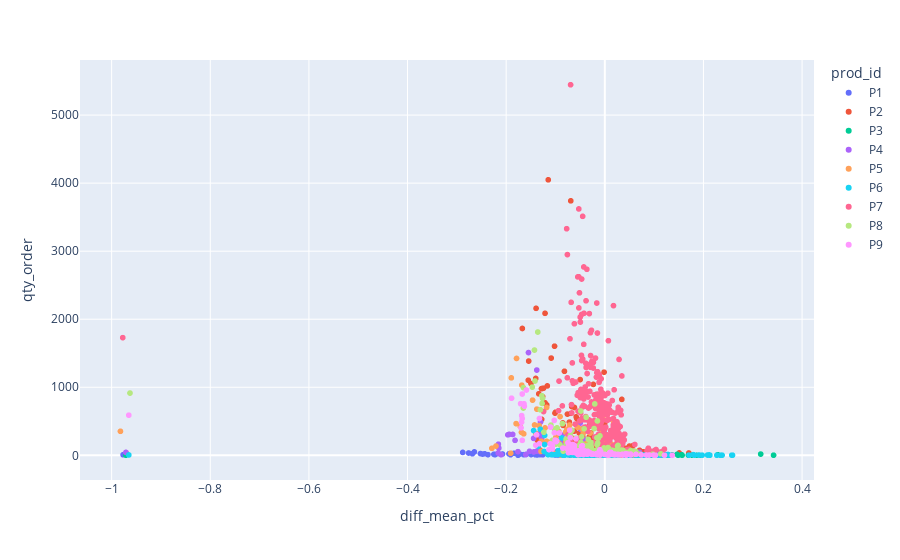

The notebook cell this image was saved under:
### Code cell
px.scatter(df, x="diff_mean_pct", y="qty_order", color="prod_id")

### Figure 1 — Plotly figure (JSON) as saved in the notebook; plotly's stock layout.template omitted (floating-point values rounded to 4 significant figures; data arrays with more than 128 entries replaced by an {"elided": "..."} marker saying what was removed)
{"data": [{"hovertemplate": "prod_id=P1<br>diff_mean_pct=%{x}<br>qty_order=%{y}<extra></extra>", "legendgroup": "P1", "marker": {"color": "#636efa", "symbol": "circle"}, "mode": "markers", "name": "P1", "showlegend": true, "type": "scattergl", "x": {"elided": "206 float values"}, "xaxis": "x", "y": {"elided": "206 int values"}, "yaxis": "y"}, {"hovertemplate": "prod_id=P2<br>diff_mean_pct=%{x}<br>qty_order=%{y}<extra></extra>", "legendgroup": "P2", "marker": {"color": "#EF553B", "symbol": "circle"}, "mode": "markers", "name": "P2", "showlegend": true, "type": "scattergl", "x": {"elided": "282 float values"}, "xaxis": "x", "y": {"elided": "282 int values"}, "yaxis": "y"}, {"hovertemplate": "prod_id=P3<br>diff_mean_pct=%{x}<br>qty_order=%{y}<extra></extra>", "legendgroup": "P3", "marker": {"color": "#00cc96", "symbol": "circle"}, "mode": "markers", "name": "P3", "showlegend": true, "type": "scattergl", "x": {"elided": "200 float values"}, "xaxis": "x", "y": {"elided": "200 int values"}, "yaxis": "y"}, {"hovertemplate": "prod_id=P4<br>diff_mean_pct=%{x}<br>qty_order=%{y}<extra></extra>", "legendgroup": "P4", "marker": {"color": "#ab63fa", "symbol": "circle"}, "mode": "markers", "name": "P4", "showlegend": true, "type": "scattergl", "x": {"elided": "153 float values"}, "xaxis": "x", "y": {"elided": "153 int values"}, "yaxis": "y"}, {"hovertemplate": "prod_id=P5<br>diff_mean_pct=%{x}<br>qty_order=%{y}<extra></extra>", "legendgroup": "P5", "marker": {"color": "#FFA15A", "symbol": "circle"}, "mode": "markers", "name": "P5", "showlegend": true, "type": "scattergl", "x": {"elided": "149 float values"}, "xaxis": "x", "y": {"elided": "149 int values"}, "yaxis": "y"}, {"hovertemplate": "prod_id=P6<br>diff_mean_pct=%{x}<br>qty_order=%{y}<extra></extra>", "legendgroup": "P6", "marker": {"color": "#19d3f3", "symbol": "circle"}, "mode": "markers", "name": "P6", "showlegend": true, "type": "scattergl", "x": {"elided": "279 float values"}, "xaxis": "x", "y": {"elided": "279 int values"}, "yaxis": "y"}, {"hovertemplate": "prod_id=P7<br>diff_mean_pct=%{x}<br>qty_order=%{y}<extra></extra>", "legendgroup": "P7", "marker": {"color": "#FF6692", "symbol": "circle"}, "mode": "markers", "name": "P7", "showlegend": true, "type": "scattergl", "x": {"elided": "276 float values"}, "xaxis": "x", "y": {"elided": "276 int values"}, "yaxis": "y"}, {"hovertemplate": "prod_id=P8<br>diff_mean_pct=%{x}<br>qty_order=%{y}<extra></extra>", "legendgroup": "P8", "marker": {"color": "#B6E880", "symbol": "circle"}, "mode": "markers", "name": "P8", "showlegend": true, "type": "scattergl", "x": {"elided": "159 float values"}, "xaxis": "x", "y": {"elided": "159 int values"}, "yaxis": "y"}, {"hovertemplate": "prod_id=P9<br>diff_mean_pct=%{x}<br>qty_order=%{y}<extra></extra>", "legendgroup": "P9", "marker": {"color": "#FF97FF", "symbol": "circle"}, "mode": "markers", "name": "P9", "showlegend": true, "type": "scattergl", "x": {"elided": "159 float values"}, "xaxis": "x", "y": {"elided": "159 int values"}, "yaxis": "y"}], "layout": {"autosize": true, "legend": {"title": {"text": "prod_id"}, "tracegroupgap": 0}, "margin": {"t": 60}, "xaxis": {"anchor": "y", "autorange": true, "domain": [0, 1], "range": [-1.063, 0.4231], "title": {"text": "diff_mean_pct"}, "type": "linear"}, "yaxis": {"anchor": "x", "autorange": true, "domain": [0, 1], "range": [-420.6, 5868.0], "title": {"text": "qty_order"}, "type": "linear"}}}
